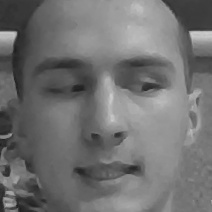
#> input picture dataset/User.1.30.jpg, 212 x 212 px, given in place of the camera
$ jupyter execute --allow-errors training.ipynb   (text cells are left out)
#> lines starting #> are read from the running program, lines starting #| are printed output that depends on the picture; after the words box and inside, x2 and y2 are one past the last pixel; in counts of white or black regions, pixels touching at a corner belong together
[cell 1]
import cv2
import os
cam = cv2.VideoCapture(0)
cam.set(3, 640) # set video width
cam.set(4, 480) # set video height
print(".")
face_detector = cv2.CascadeClassifier('haarcascade_frontalface_default.xml')
# For each person, enter one numeric face id
face_id = input('\n enter user id end press <return> ==>  ')
print("\n [INFO] Initializing face capture. Look the camera and wait ...")
# Initialize individual sampling face count
count = 0
while(True):
    ret, img = cam.read()
#> img is the input picture: shape (212, 212, 3); min 29, max 204, mean 113.1
#     img = cv2.flip(img, -1) # flip video image vertically
#     cv2.imshow("asd", img)
    gray = cv2.cvtColor(img, cv2.COLOR_BGR2GRAY)
    faces = face_detector.detectMultiScale(gray, 1.3, 5)
#> faces = [[14, 13, 182, 182]]
    for (x,y,w,h) in faces:
        cv2.rectangle(img, (x,y), (x+w,y+h), (255,0,0), 2)
        count += 1
        # Save the captured image into the datasets folder
        cv2.imwrite("dataset/User." + str(face_id) + '.' +
                    str(count) + ".jpg", gray[y:y+h,x:x+w])
#> this loop made 1 pass
#> (x, y, w, h, count) on pass 1: (14, 13, 182, 182, 1)
#> pass 1, `cv2.imwrite("dataset/User." + str(face_id) + '.' + str(count) + ".jpg"..`:
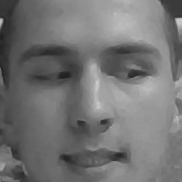
#> saved as User..1.jpg: shape (182, 182); min 30, max 204, mean 115.2
#> after the loop:
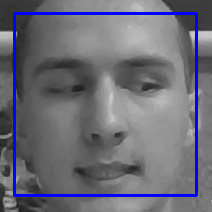
#> img: shape (212, 212, 3); 4.85% of pixels changed, all inside (x1, y1, x2, y2) = (13, 12, 198, 197)
#> after the loop, count = 1
    cv2.imshow('image', img)
    k = cv2.waitKey(100) & 0xff # Press 'ESC' for exiting video
#> (key Esc is pressed here)
    if k == 27:
        break
    elif count >= 100: # Take 30 face sample and stop video
         break
# Do a bit of cleanup
print("\n [INFO] Exiting Program and cleanup stuff")
cam.release()
cv2.destroyAllWindows()

[cell 2]
import cv2
import numpy as np
from PIL import Image
import os
# Path for face image database
path = 'dataset'
recognizer = cv2.face.LBPHFaceRecognizer_create()
detector = cv2.CascadeClassifier("haarcascade_frontalface_default.xml");
# function to get the images and label data
def getImagesAndLabels(path):
#> called with path = 'dataset'
    imagePaths = [os.path.join(path,f) for f in os.listdir(path)]
    faceSamples=[]
    ids = []
    for imagePath in imagePaths:
        PIL_img = Image.open(imagePath).convert('L') # grayscale
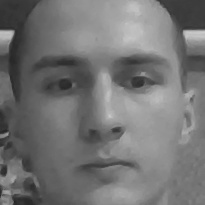
#> input picture dataset/User.1.1.jpg, 205 x 205 px
#> PIL_img is the input picture: PIL image 205x205 L; min 33, max 202, mean 115.5
        img_numpy = np.array(PIL_img,'uint8')
        id = int(os.path.split(imagePath)[-1].split(".")[1])
        faces = detector.detectMultiScale(img_numpy)
#> faces = [[18, 14, 169, 169]]
        for (x,y,w,h) in faces:
            faceSamples.append(img_numpy[y:y+h,x:x+w])
            ids.append(id)
#> this loop made 1 pass
#> after the loop, faceSamples = 1 item; ids = [1]
    return faceSamples,ids
print ("\n [INFO] Training faces. It will take a few seconds. Wait ...")
faces,ids = getImagesAndLabels(path)
recognizer.train(faces, np.array(ids))
# Save the model into trainer/trainer.yml
#> (the rest of this cell did not finish here and is left out)
